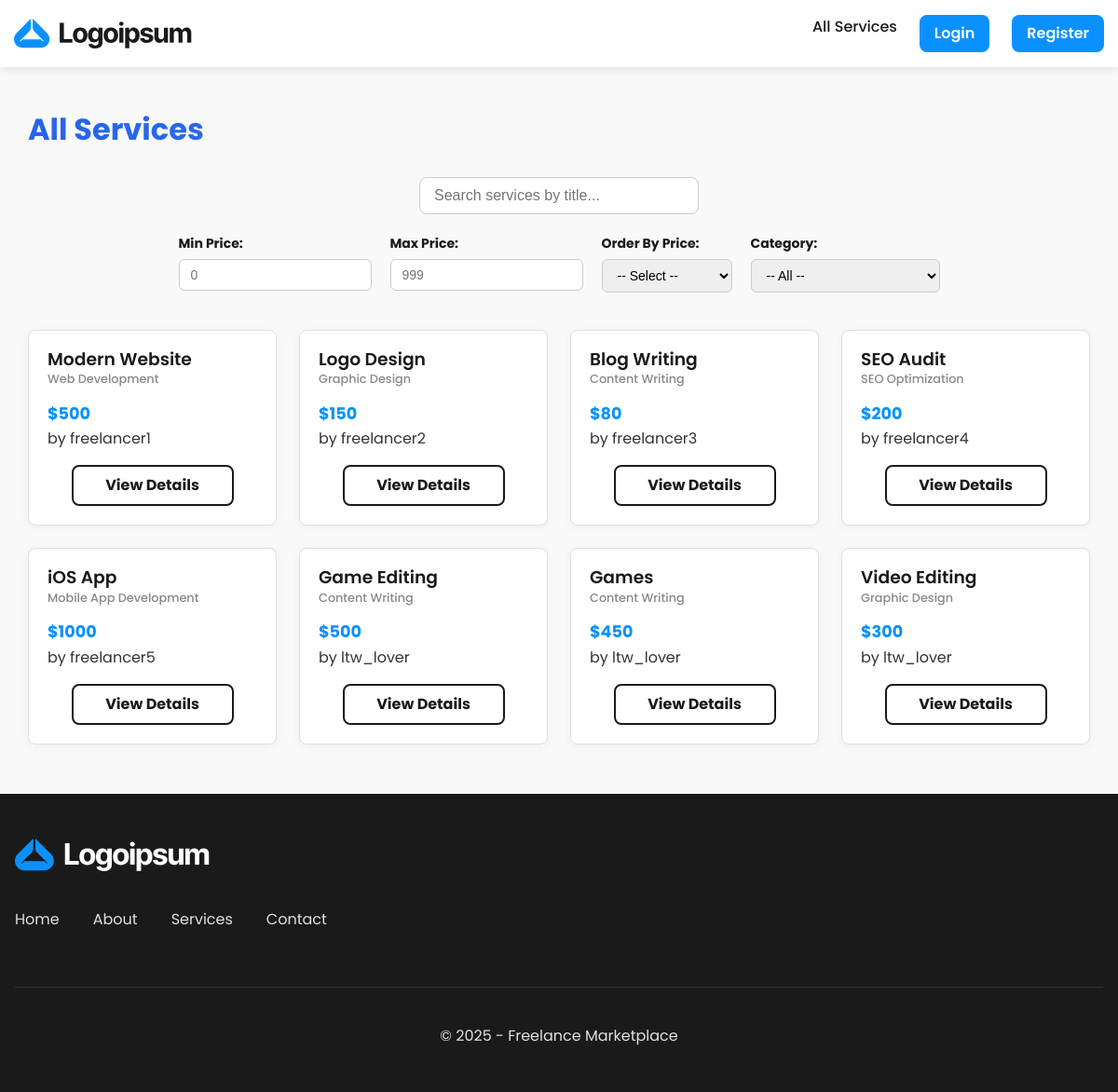
Before: /pages/services/list.php with the older database file.
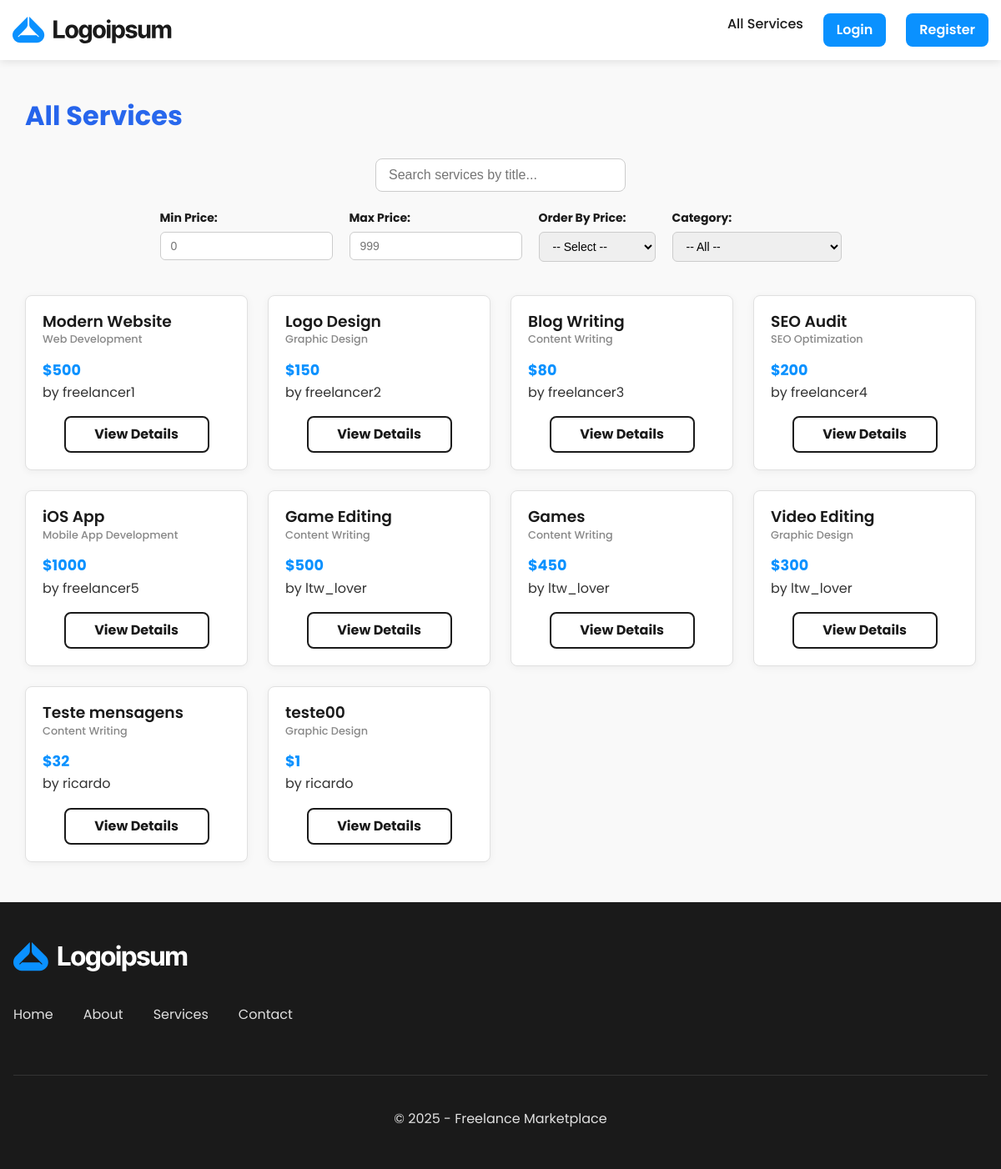
After: the same page with the newer database file.
### tables this page shows
CREATE TABLE Services (
    id INTEGER PRIMARY KEY AUTOINCREMENT,
    freelancer_id INTEGER NOT NULL,
    title TEXT NOT NULL,
    description TEXT NOT NULL,
    category_id INTEGER NOT NULL,
    price REAL NOT NULL,
    delivery_time INTEGER NOT NULL,
    created_at DATETIME DEFAULT CURRENT_TIMESTAMP,
    image_path TEXT,
    video_path TEXT,
    FOREIGN KEY (freelancer_id) REFERENCES Users(id),
    FOREIGN KEY (category_id) REFERENCES Categories(id)
);

CREATE TABLE Categories (
    id INTEGER PRIMARY KEY AUTOINCREMENT,
    name TEXT UNIQUE NOT NULL,
    description TEXT
);

### public/includes/utils.php (called while the page is built, shortened)
<?php
function isLoggedIn() {
    return isset($_SESSION['user_id']);
}
?>

### public/pages/services/list.php (the view, shortened to what this page needs)
<?php
require_once '../../includes/utils.php';
$db = getDB();
$userId = getCurrentUserID() ?? null;
$categoryId = $_GET['category'] ?? null;
$showMine = isset($_GET['mine']) && $_GET['mine'] == 1;
$query = "
    SELECT Services.*, Categories.name AS category_name, Users.username AS freelancer_name
    FROM Services
    JOIN Categories ON Services.category_id = Categories.id
    JOIN Users ON Services.freelancer_id = Users.id
";
$params = [];
$stmt = $db->prepare($query);
$stmt->execute($params);
$services = $stmt->fetchAll(PDO::FETCH_ASSOC);
include_once '../../templates/header.php';
?>
<div class="featured-services">
    <div class="container">
        <?php
        if ($categoryId) {
            $stmt = $db->prepare("SELECT name FROM Categories WHERE id = ?");
            $stmt->execute([$categoryId]);
            $category = $stmt->fetch(PDO::FETCH_ASSOC);
            if ($category) {
                echo '<h1 class="gradient-heading">' . htmlspecialchars($category['name']) . '</h1>';
                ?>
                <div class="search-bar">
                <input type="text" id="serviceSearch" placeholder="Search services by title...">
            </div>
            <form id="filterForm" class="service-filters">
                <div>
                    <label for="min_price">Min Price:</label>
                    <input type="number" id="min_price" placeholder="0">
                </div>
                <div>
                    <label for="max_price">Max Price:</label>
                    <input type="number" id="max_price" placeholder="999">
                </div>
                <div>
                    <label for="order">Order By Price:</label>
                    <select id="order">
                        <option value="">-- Select --</option>
                        <option value="asc">Low to High</option>
                        <option value="desc">High to Low</option>
                    </select>
                </div>
            </form>
            <?php
            }
        } else {
            echo '<h1 class="gradient-heading">All Services</h1>';
            ?>
            <div class="search-bar">
                <input type="text" id="serviceSearch" placeholder="Search services by title...">
            </div>
            <form id="filterForm" class="service-filters">
                <div>
                    <label for="min_price">Min Price:</label>
                    <input type="number" id="min_price" placeholder="0">
                </div>
                <div>
                    <label for="max_price">Max Price:</label>
                    <input type="number" id="max_price" placeholder="999">
                </div>
                <div>
                    <label for="order">Order By Price:</label>
                    <select id="order">
                        <option value="">-- Select --</option>
                    </select>
                </div>
                <div>
                    <label for="category">Category:</label>
                    <select id="category">
                        <option value="">-- All --</option>
                    </select>
                </div>
            </form>
            <?php
        }
        ?>
        <?php if (empty($services)): ?>
            <p>No services available yet.
                <?php if (!isLoggedIn()): ?>
                    <a href="<?php echo SITE_URL; ?>/pages/register.php">Register</a> and be the first to offer your services!
                <?php else: ?>
                    <a href="<?php echo SITE_URL; ?>/pages/services/add_job.php">Create a service</a> and be the first to offer your expertise!
                <?php endif; ?>
            </p>
        <?php else: ?>
            <div class="services-grid">
                <?php foreach ($services as $service): ?>
                    <div class="service-card"
                         data-title="<?php echo htmlspecialchars($service['title']); ?>"
                         data-price="<?php echo htmlspecialchars($service['price']); ?>"
                         data-category="<?php echo htmlspecialchars($service['category_id']); ?>">
                        <h3><?php echo htmlspecialchars($service['title']); ?></h3>
                        <p class="service-category"><?php echo htmlspecialchars($service['category_name']); ?></p>
                        <p class="service-price">$<?php echo htmlspecialchars($service['price']); ?></p>
                        <p class="service-freelancer">by <?php echo htmlspecialchars($service['freelancer_name']); ?></p>
                        <a href="<?php echo SITE_URL; ?>/pages/services/view.php?id=<?php echo $service['id']; ?>" class="btn">View Details</a>
                    </div>
                <?php endforeach; ?>
            </div>
        <?php endif; ?>
    </div>
</div>
<?php include_once '../../templates/footer.php'; ?>

### public/templates/header.php (shortened to what this page needs)
<?php
require_once __DIR__ . '/../includes/utils.php';
?>
<!DOCTYPE html>
<html lang="en">
<head>
    <link rel="stylesheet" href="<?php echo SITE_URL; ?>/assets/css/style.css">
    <link rel="stylesheet" href="https://cdnjs.cloudflare.com/ajax/libs/font-awesome/6.4.0/css/all.min.css">
</head>
<body>
    <header>
        <div class="container">
            <a href="<?php echo SITE_URL; ?>/" class="site-title">
                <img src="<?php echo SITE_URL; ?>/assets/svgs/logo.svg" alt="Freelance Marketplace Logo" class="logo">
            </a>
            <nav>
                <ul>
                    <li><a href="<?php echo SITE_URL; ?>/pages/services/list.php">All Services</a></li>
                    <?php if(isLoggedIn()): ?>
                        <li><a href="<?php echo SITE_URL; ?>/pages/add_job.php" class="auth-link">Add Service</a></li>
                        <div class="dropdown">
                            <button class="dropdown-toggle" type="button">
                                ☰ Options
                            </button>
                            <div class="dropdown-menu">
                                <a href="<?php echo SITE_URL; ?>/pages/profile.php">Profile</a>
                                <a href="<?php echo SITE_URL; ?>/pages/services/list.php?mine=1">My Services</a>
                                <a href="<?php echo SITE_URL; ?>/pages/services/paid_services.php">Paid Services</a>
                                <a href="<?php echo SITE_URL; ?>/pages/messages.php" style="display: inline-flex; align-items: center;">
                                    My Messages
                                    <?php
                                    if (isset($totalUnread) && $totalUnread > 0): ?>
                                        <span class="badge"><?php echo $totalUnread; ?></span>
                                    <?php endif; ?>
                                </a>
                                <a href="<?php echo SITE_URL; ?>/pages/logout.php" class="logout-link">Logout</a>
                            </div>
                        </div>
                    <?php else: ?>
                        <li><a href="<?php echo SITE_URL; ?>/pages/login.php" class="auth-link">Login</a></li>
                        <li><a href="<?php echo SITE_URL; ?>/pages/register.php" class="auth-link">Register</a></li>
                    <?php endif; ?>
                </ul>
            </nav>
        </div>
    </header>
    <main>
        <div class="container">

### public/templates/footer.php (shortened to what this page needs)
        </div>
    </main>
    <footer id="footer-1390">
        <div class="cs-container">
            <div class="cs-top">
                <a aria-label="go back to home" class="cs-logo" href="<?php echo SITE_URL; ?>/">
                    <img class="cs-logo-img" loading="lazy" decoding="async" src="<?php echo SITE_URL; ?>/assets/svgs/logo-white.svg" alt="Freelance Marketplace Logo" width="209" height="40">
                </a>
                <ul class="cs-ul">
                    <li class="cs-li">
                        <a href="<?php echo SITE_URL; ?>/" class="cs-link">Home</a>
                    </li>
                    <li class="cs-li">
                        <a href="<?php echo SITE_URL; ?>/pages/about.php" class="cs-link">About</a>
                    </li>
                    <li class="cs-li">
                        <a href="<?php echo SITE_URL; ?>/pages/services/list.php" class="cs-link">Services</a>
                    </li>
                    <li class="cs-li">
                        <a href="<?php echo SITE_URL; ?>/pages/contact.php" class="cs-link">Contact</a>
                    </li>
                </ul>
            </div>
            <div class="cs-bottom">
                <span class="cs-copyright">
                    &copy; <?php echo date('Y'); ?> - <a href="<?php echo SITE_URL; ?>/" class="cs-copyright-link">Freelance Marketplace</a>
                </span>
            </div>
        </div>
    </footer>
</body>
</html>

Changed rows visible on the page:
added services: title "Teste mensagens", category.name "Content Writing", price "32", freelancer_name "ricardo"
added services: title "teste00", category.name "Graphic Design", price "1", freelancer_name "ricardo"
